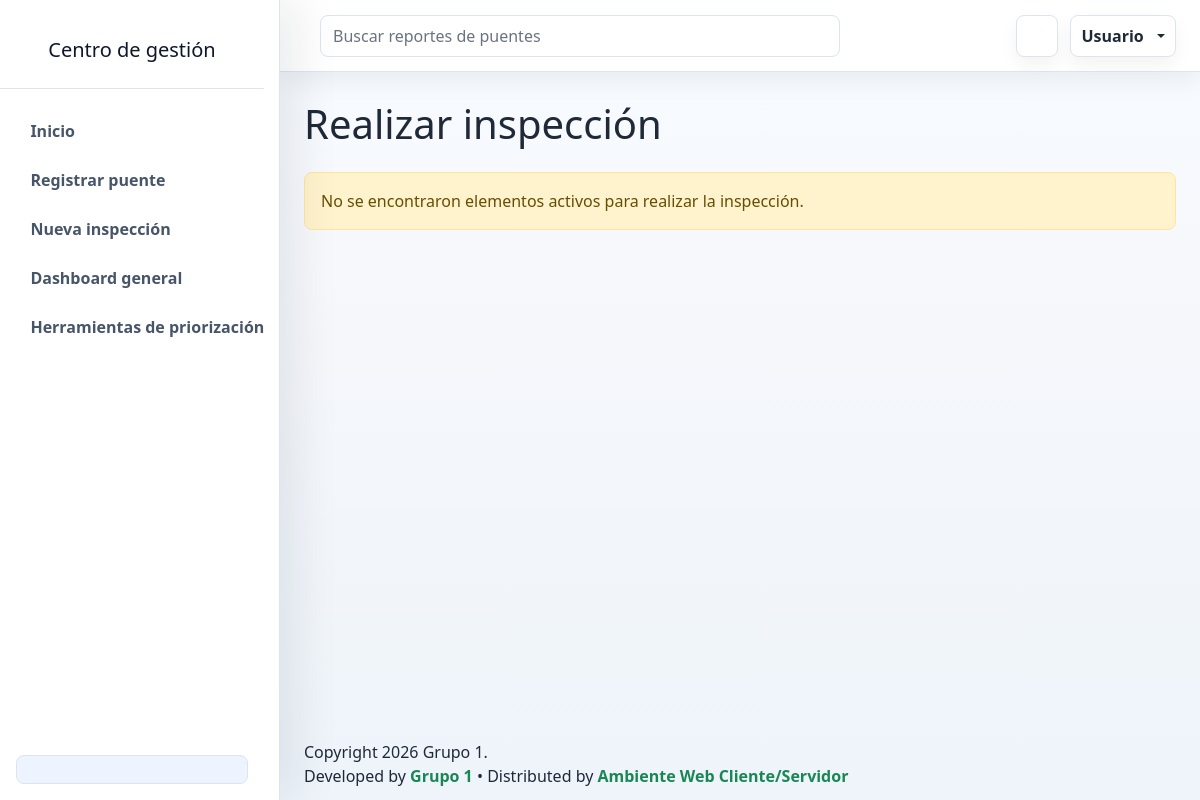
Before: /View/vFunciones/RealizarInspeccion.php with the older database file.
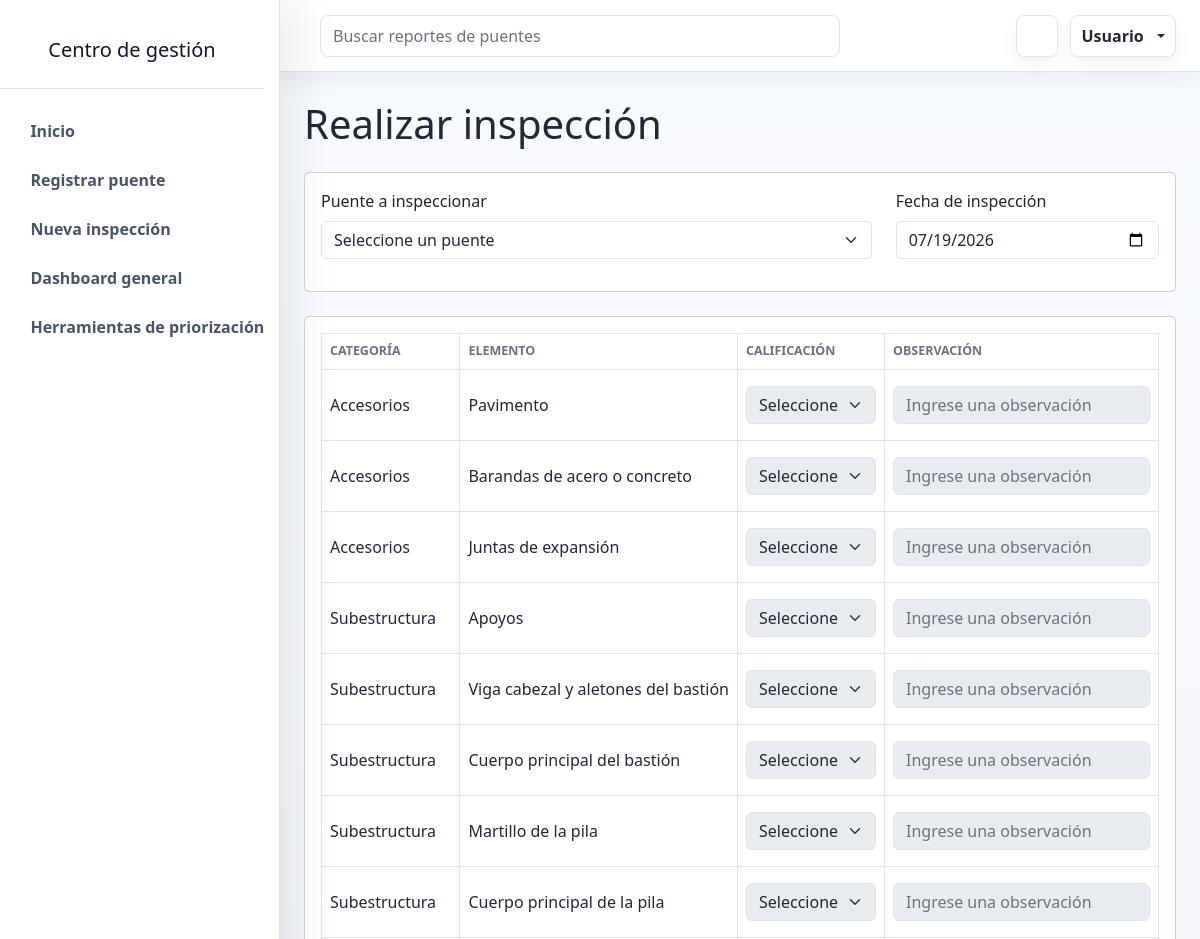
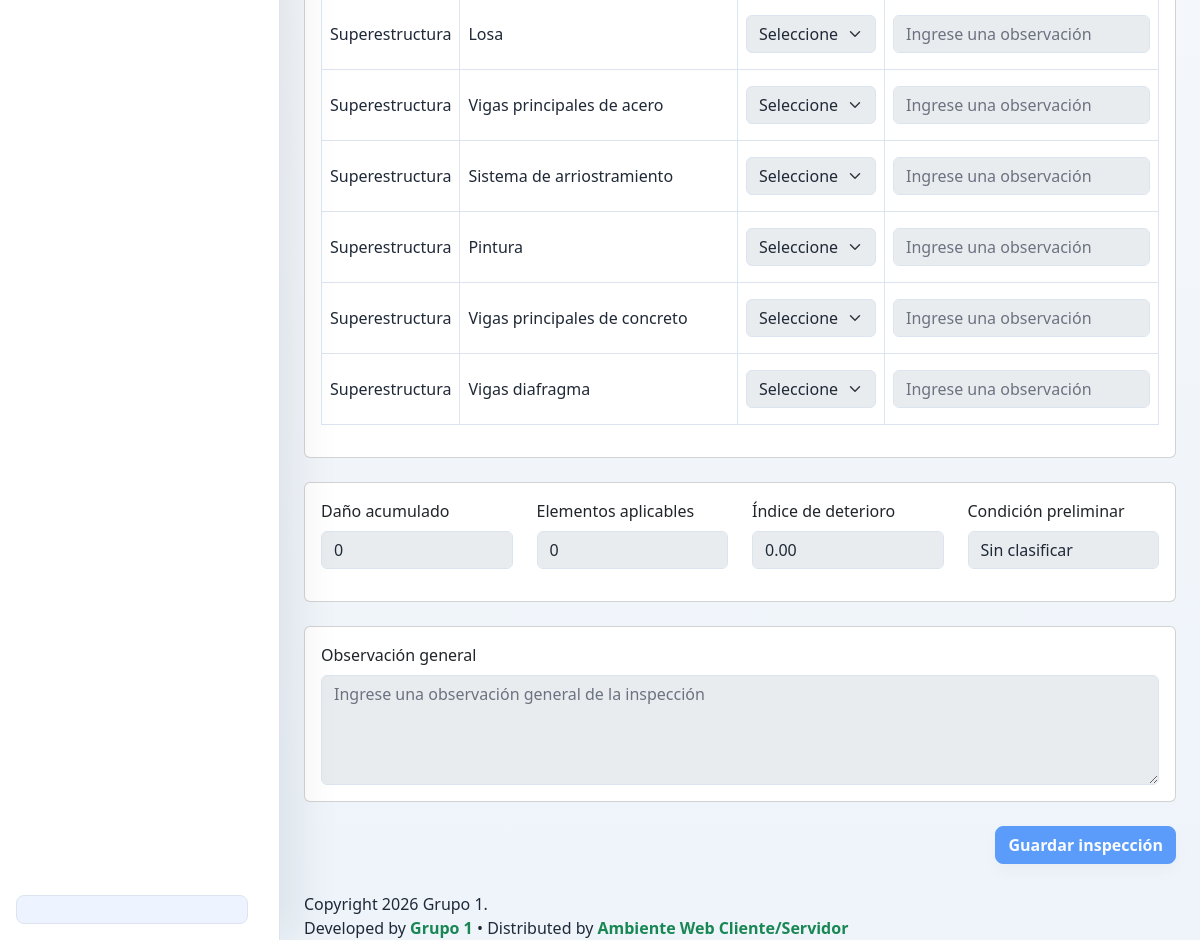
After: the same page with the newer database file (2 pictures, top to bottom).
### tables this page shows
CREATE TABLE `tb_elemento` (
  `ConsecutivoElemento` int(11) NOT NULL AUTO_INCREMENT,
  `Categoria` varchar(30) NOT NULL,
  `NombreElemento` varchar(120) NOT NULL,
  `Estado` bit(1) NOT NULL DEFAULT b'1',
  PRIMARY KEY (`ConsecutivoElemento`),
  UNIQUE KEY `uq_elemento_nombre` (`Categoria`,`NombreElemento`)
);

### Model/InspeccionModel.php (called while the page is built, shortened)
<?php
function ConsultarElementosInspeccionModel()
{
    $conn = null;
    try {
        $conn = OpenDB();
        $sql = "CALL spConsultarElementosInspeccion()";
        $response = $conn->query($sql);
        $elementos = array();
        while ($fila = $response->fetch_assoc()) {
            $elementos[] = $fila;
        }
        return $elementos;
    } catch (Exception $e) {
        if ($conn) {
            CloseDB($conn);
        }
        return array();
    }
}

### Controller/InspeccionController.php (called while the page is built, shortened)
<?php
include_once $_SERVER['DOCUMENT_ROOT']
    . '/Proyecto_Grupo1/Model/InspeccionModel.php';
function ConsultarElementosInspeccionController()
{
    return ConsultarElementosInspeccionModel();
}

### View/vFunciones/RealizarInspeccion.php (the view, shortened to what the rows shown need)
<?php
include_once $_SERVER['DOCUMENT_ROOT'] . '/Proyecto_Grupo1/View/LayoutInterno.php';
include_once $_SERVER['DOCUMENT_ROOT']
    . '/Proyecto_Grupo1/Controller/InspeccionController.php';
include_once $_SERVER['DOCUMENT_ROOT']
    . '/Proyecto_Grupo1/View/LayoutInterno.php';
$codigoPuenteSeleccionado = "";
$puentes = ConsultarPuentesInspeccionController();
$elementos = ConsultarElementosInspeccionController();
?>
<!DOCTYPE html>
<html lang="es">
<body>
    <div class="admin-shell">
        <div class="admin-main">
            <main class="dashboard-content">
                <div class="container-fluid px-3 px-lg-4 py-4">
                    <h1 class="mb-4">
                        Realizar inspección
                    </h1>
                    <?php if (empty($puentes)) { ?>
                        <div class="alert alert-warning">
                            No hay puentes registrados para realizar una inspección.
                        </div>
                    <?php } elseif (empty($elementos)) { ?>
                        <div class="alert alert-warning">
                            No se encontraron elementos activos para realizar la inspección.
                        </div>
                    <?php } else { ?>
                        <form method="POST">
                            <fieldset
                                id="datosInspeccion"
                                <?php
                                echo $codigoPuenteSeleccionado === ""
                                    ? "disabled"
                                    : "";
                                ?>>
                                <div class="card">
                                    <div class="card-body">
                                        <div class="table-responsive">
                                            <table class="table table-bordered align-middle">
                                                <thead>
                                                    <tr>
                                                        <th>
                                                            Categoría
                                                        </th>
                                                        <th>
                                                            Elemento
                                                        </th>
                                                        <th>
                                                            Calificación
                                                        </th>
                                                        <th>
                                                            Observación
                                                        </th>
                                                    </tr>
                                                </thead>
                                                <tbody>
                                                    <?php foreach ($elementos as $elemento) { ?>
                                                        <?php
                                                        $idElemento =
                                                            (int) $elemento["ConsecutivoElemento"];
                                                        $observacionSeleccionada = "";
                                                        ?>
                                                        <tr>
                                                            <td>
                                                                <?php
                                                                echo htmlspecialchars(
                                                                    $elemento["Categoria"]
                                                                );
                                                                ?>
                                                            </td>
                                                            <td>
                                                                <?php
                                                                echo htmlspecialchars(
                                                                    $elemento["NombreElemento"]
                                                                );
                                                                ?>
                                                            </td>
                                                            <td>
                                                                <select
                                                                    class="form-select selector-calificacion"
                                                                    name="elementos[<?php echo $idElemento; ?>][calificacion]"
                                                                    required>
                                                                    <option value="">
                                                                        Seleccione
                                                                    </option>
                                                                </select>
                                                            </td>
                                                            <td>
                                                                <input
                                                                    type="text"
                                                                    class="form-control"
                                                                    name="elementos[<?php echo $idElemento; ?>][observacion]"
                                                                    value="<?php echo htmlspecialchars($observacionSeleccionada); ?>"
                                                                    maxlength="500"
                                                                    placeholder="Ingrese una observación">
                                                            </td>
                                                        </tr>
                                                    <?php } ?>
                                                </tbody>
                                            </table>
                                        </div>
                                    </div>
                                </div>
                            </fieldset>
                        </form>
                    <?php } ?>
                </div>
            </main>
        </div>
    </div>
</body>
</html>

Changed rows visible on the page:
added tb_elemento: Categoria "Accesorios", NombreElemento "Pavimento"
added tb_elemento: Categoria "Accesorios", NombreElemento "Barandas de acero o concreto"
added tb_elemento: Categoria "Accesorios", NombreElemento "Juntas de expansión"
added tb_elemento: Categoria "Subestructura", NombreElemento "Apoyos"
added tb_elemento: Categoria "Subestructura", NombreElemento "Viga cabezal y aletones del bastión"
added tb_elemento: Categoria "Subestructura", NombreElemento "Cuerpo principal del bastión"
added tb_elemento: Categoria "Subestructura", NombreElemento "Martillo de la pila"
added tb_elemento: Categoria "Subestructura", NombreElemento "Cuerpo principal de la pila"
added tb_elemento: Categoria "Superestructura", NombreElemento "Losa"
added tb_elemento: Categoria "Superestructura", NombreElemento "Vigas principales de acero"
added tb_elemento: Categoria "Superestructura", NombreElemento "Sistema de arriostramiento"
added tb_elemento: Categoria "Superestructura", NombreElemento "Pintura"
added tb_elemento: Categoria "Superestructura", NombreElemento "Vigas principales de concreto"
added tb_elemento: Categoria "Superestructura", NombreElemento "Vigas diafragma"
Other visible differences:
form field codigoPuente: (not shown) → "Seleccione un puente"
form field fechaInspeccion: (not shown) → "07/19/2026"
form field value: (not shown) → "0"
form field value: (not shown) → "0.00"
form field value: (not shown) → "Sin clasificar"
text no longer shown: "No se encontraron elementos activos para realizar la inspección."
text now shown: "Puente a inspeccionar Fecha de inspección CATEGORÍA ELEMENTO CALIFICACIÓN OBSERVACIÓN Daño acumulado Elementos aplicables Índice de deterioro Condición preliminar Observación general Guardar inspección"
